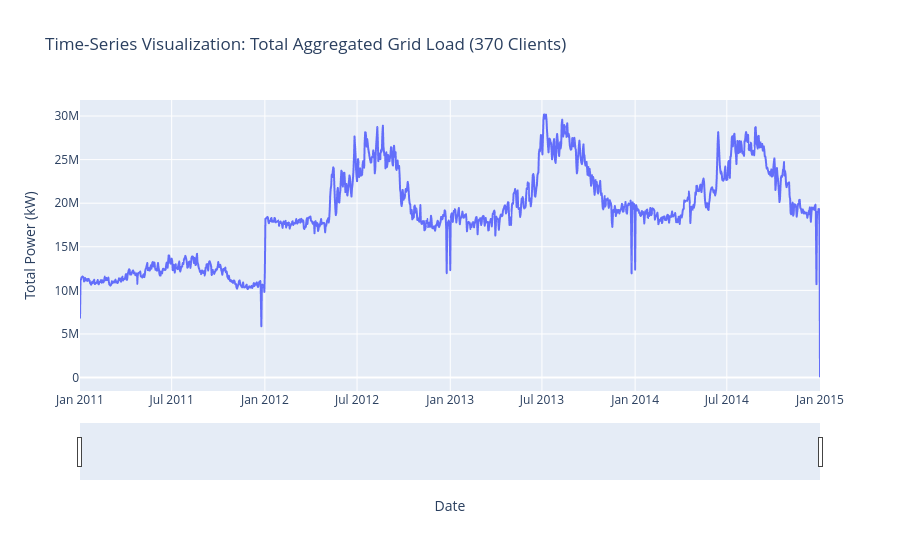

The cell this chart's notebook holds for it:
### Markdown cell above
## 3. Time-Series Visualization
We visualize the aggregated grid demand (the sum of all 370 consumers) over the 4-year period using an interactive chart.

### Code cell
if 'df_daily' in locals():
    fig = px.line(df_daily, x=df_daily.index, y='Total_Load', 
                  title='Time-Series Visualization: Total Aggregated Grid Load (370 Clients)', 
                  labels={'Total_Load': 'Total Power (kW)', 'datetime': 'Date'})
    fig.update_xaxes(rangeslider_visible=True)
    fig.show()

### Figure 1 — Plotly figure (JSON) as saved in the notebook; plotly's stock layout.template omitted (floating-point values rounded to 4 significant figures; data arrays with more than 128 entries replaced by an {"elided": "..."} marker saying what was removed)
{"data": [{"hovertemplate": "Date=%{x}<br>Total Power (kW)=%{y}<extra></extra>", "legendgroup": "", "line": {"color": "#636efa", "dash": "solid"}, "marker": {"symbol": "circle"}, "mode": "lines", "name": "", "showlegend": false, "type": "scattergl", "x": {"elided": "1462 str values"}, "xaxis": "x", "y": {"elided": "1462 float values"}, "yaxis": "y"}], "layout": {"legend": {"tracegroupgap": 0}, "title": {"text": "Time-Series Visualization: Total Aggregated Grid Load (370 Clients)"}, "xaxis": {"anchor": "y", "domain": [0, 1], "rangeslider": {"visible": true}, "title": {"text": "Date"}}, "yaxis": {"anchor": "x", "domain": [0, 1], "title": {"text": "Total Power (kW)"}}}}
